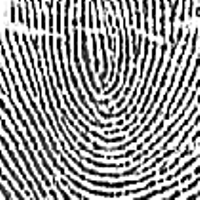
#> input picture 22.jpg, 200 x 200 px
$ python Funciones.py
#> lines starting #> are read from the running program, lines starting #| are printed output that depends on the picture; long printed decimals are rounded

import numpy as np
import os
import cv2

# Obtenemos la imagen a buscar
imagen2 = cv2.imread('22.jpg')
#> imagen2 is the input picture: shape (200, 200, 3); min 0, max 255, mean 151.8
# Sacamos los valores singulares
U2,s2,V2 = np.linalg.svd(imagen2, full_matrices=False)
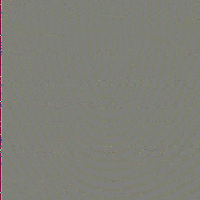
#> U2: shape (200, 200, 3) float64; mean B, G, R -0.0602, -0.000534, 0.000782; drawn with min black and max white
#> s2 = 200 rows, first 8: [4530.3, 1.18e-12, 1.13e-28], [4470.3, 1.56e-13, 4.71e-29], [4590.2, 8.29e-13, 1.02e-28], [4555.5, 2.67e-13, 4.84e-29], [4541.7, 1.12e-13, 3.71e-30], [4532.2, 1.89e-12, 4.9e-28], [4503.8, 5.63e-13, 3.24e-29], [4422.3, 1.84e-12, 7.15e-28]
# Con esto se pueden calgular los eigenvalores
s2 = s2.reshape(600,1)
#> s2 = 600 values, max 4958.7 at index 81, min 3.54e-30 at index 404, mean 1455
seigenval = sum(s2[:])
#> seigenval = [872996.4]

# Recorremos las carpetas y archivos de imagenes
for i in os.listdir('huellas'):
	for j in os.listdir(f'huellas/{i}'):
		img1 = cv2.imread(f'huellas/{i}/{j}')
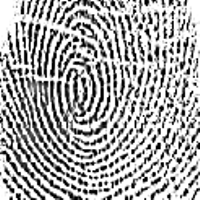
#> input picture huellas/sub10/101.jpg, 200 x 200 px
#> img1 is the input picture: shape (200, 200, 3); min 0, max 255, mean 168.8
		# Obtenemos valores singulares y eigenvalores de las imagenes de la base de datos
		U,s,V = np.linalg.svd(img1, full_matrices=False)
#> s = 200 rows, first 8: [4871.2, 1.23e-12, 9.51e-28], [4588, 1.19e-12, 4.81e-29], [4649.7, 2.11e-12, 9.84e-29], [4798.2, 2.21e-13, 1.01e-28], [4822.9, 5.01e-13, 5.24e-29], [4913.2, 9.53e-13, 1.11e-28], [5035.9, 7.28e-13, 3.28e-29], [5170.5, 1.25e-12, 8.68e-28]
		s = s.reshape(600,1)
#> s = 600 values, max 5309 at index 24, min 5.5e-30 at index 413, mean 1557.3
		seigenval2 = sum(s[:])
#> seigenval2 = [934384.4]
		print("eigen: ", j, " == ", (seigenval2 - seigenval))
#| eigen:  101.jpg  ==  [61387.989]
		prueba = ((seigenval2 - seigenval)/seigenval)
#> prueba = [0.0703]
		if prueba <= 0:
			print("existe")
			pass
		error = (s - s2) / s
#> error = 600 values, max 0.988 at index 308, min -57.75 at index 140, mean -0.58
		if not error.any():
			print(f"La huella existe en la carpeta huellas/{i}/{j}")


print(f"La huella no existe ")
